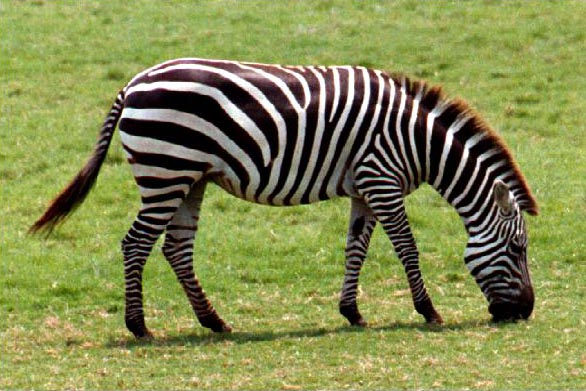
#> input picture images/zebra.jpg, 586 x 391 px
$ python exp_max.py
#> lines starting #> are read from the running program, lines starting #| are printed output that depends on the picture
### k_means.py
import numpy as np
from matplotlib import image
import matplotlib.pyplot as plt
from tqdm import tqdm


def calculate_k_means(data, k):
    n, d = data.shape

    # random initialize means
    mew_old = mew = np.random.randn(k, d)

    # repeatedly perform assignment and mean update
    # hard limit is 50
    print('starting k-means')
    for x in tqdm(range(50)):

        # assignment
        assignment = np.argmin(np.asarray([np.sum((data - mew[a]) ** 2, axis=1) for a in range(k)]), axis=0)

        # mean update
        mew = np.asarray([np.sum((assignment == a) * (data.transpose()), axis=1) / (
            np.sum(assignment == a) + 1e-8) for a in range(k)])

        # until convergence
        if np.sum((mew - mew_old) ** 2) < 1e-10:
            break
        mew_old = mew

    print("converged at iteration: ", x)

    return mew


# [22 lines left out: functions k_means_clustering, main, not called in this run]


# [2 lines that do not run on import are left out]

### exp_max.py
import numpy as np
from matplotlib import image
import matplotlib.pyplot as plt
from k_means import *
import scipy.stats as st
from tqdm import tqdm


def initialize_params(k, d):
    pi = np.random.rand(k)
    # normalize pi
    pi = pi / np.sum(pi)

    mew = np.random.randn(k, d) * 100

    # identity matrix
    sigma = np.identity(d) * 100
    sigma = np.asarray([sigma] * k)

    return pi, mew, sigma


def cal_expectation(data, pi, mew, sigma, k):
    n, d = data.shape
    gamma = np.zeros((k, n))

    for i in range(k):
        gamma[i] = pi[i] * st.multivariate_normal.pdf(data, mew[i], sigma[i])

    sum_gamma = np.sum(gamma, axis=0)
    gamma = gamma / sum_gamma
    return gamma


def cal_maximization(data, gamma, k):
    n, d = data.shape

    Nk = np.sum(gamma, axis=1)

    pi = Nk / n

    mew = np.zeros((k, d))

    for i in range(k):
        mew[i] = np.sum(gamma[i] * data.transpose()) / Nk[i]

    sigma = np.empty((k, d, d))
    for i in range(k):
        diff = data - mew[i]
        sigma[i] = np.dot(gamma[i] * diff.T, diff) / Nk[i]

    return pi, mew, sigma


def main():
    img_mat = image.imread('images/zebra.jpg')
#> img_mat is the input picture: shape (391, 586, 3); mean R, G, B 132.5, 138.4, 80.5

    k = 2
    h, w, d = img_mat.shape
#> h = 391; w = 586; d = 3
    img_mat = img_mat.reshape((h * w, d))

    pi, mew, sigma = initialize_params(k, d)
#> pi = [0.434, 0.566]

    mew = calculate_k_means(img_mat, k)
#> the loop in calculate_k_means, `for x in tqdm(range(50)):` made 9 passes
#> mew_old on passes 1 to 8: [[0, 0.888, 2.6], [133.6, 139.5, 81.18]], [[25.09, 16.27, 13.29], [153.9, 162.8, 93.98]], [[33.26, 24.4, 19.01], [156.4, 165.9, 95.38]], [[35.71, 26.9, 20.66], [157, 166.7, 95.74]], [[36.38, 27.62, 21.08], [157.2, 166.9, 95.84]], [[36.59, 27.83, 21.21], [157.2, 166.9, 95.86]], [[36.66, 27.9, 21.26], [157.3, 167, 95.87]], [[36.67, 27.91, 21.27], [157.3, 167, 95.88]]
#> mew = [[36.67, 27.91, 21.27], [157.3, 167, 95.88]]

    pi_old, mew_old, sigma_old = pi, mew, sigma
#> pi_old = [0.434, 0.566]; mew_old = [[36.67, 27.91, 21.27], [157.3, 167, 95.88]]

    print('starting EM')
    for i in tqdm(range(100)):
        gamma = cal_expectation(img_mat, pi, mew, sigma, k)

        pi, mew, sigma = cal_maximization(img_mat, gamma, k)

        # until convergence
        if np.sum((mew - mew_old) ** 2) < 1e-10:
            break
        mew_old = mew
#> this loop made 70 passes
#> (Nk in cal_maximization, pi, mew_old) on passes 1 to 8: ([47074.9, 182051.1], [0.205, 0.795], [[85.76, 85.76, 85.76], [420.1, 420.1, 420.1]]), ([62014.1, 167111.9], [0.271, 0.729], [[175, 175, 175], [416.8, 416.8, 416.8]]), ([68686, 160440], [0.3, 0.7], [[217.7, 217.7, 217.7], [408.6, 408.6, 408.6]]), ([70127.9, 158998.1], [0.306, 0.694], [[220.2, 220.2, 220.2], [409.2, 409.2, 409.2]]), ([71126.9, 157999.1], [0.31, 0.69], [[221.5, 221.5, 221.5], [409.8, 409.8, 409.8]]), ([71872.4, 157253.6], [0.314, 0.686], [[222.7, 222.7, 222.7], [410.2, 410.2, 410.2]]), ([72410.2, 156715.8], [0.316, 0.684], [[223.7, 223.7, 223.7], [410.4, 410.4, 410.4]]), ([72798.6, 156327.4], [0.318, 0.682], [[224.4, 224.4, 224.4], [410.5, 410.5, 410.5]])

    prob = np.zeros((k, h * w))
    for i in range(k):
        prob[i] = pi[i] * st.multivariate_normal.pdf(img_mat, mew[i], sigma[i])

    assignment = np.argmax(prob, axis=0)
    # assignment = np.asarray(np.dstack((assignment, assignment, assignment)), dtype=np.float32) / (k - 1 + 1e-20)
    img_mat = img_mat.reshape((h, w, d))

    mask1 = np.asarray(img_mat * 255 * assignment.reshape((h, w, 1)), dtype=np.float32)
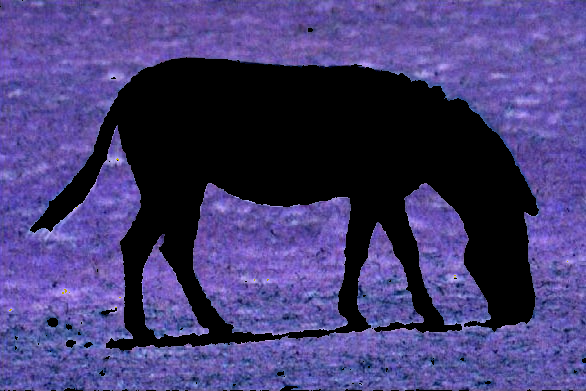
#> mask1: shape (391, 586, 3) float32; mean R, G, B 68.1, 59.2, 114.8
    plt.imshow(mask1)
    plt.show()
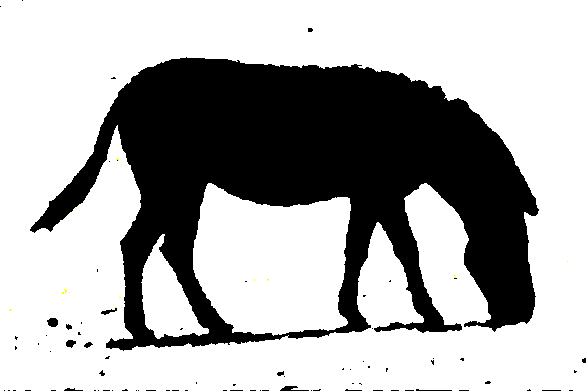
#> shown: shape (391, 586, 3) float32; mean R, G, B 0.678, 0.678, 0.677

    assignment = -assignment + 1
    mask2 = np.asarray(img_mat * 255 * assignment.reshape((h, w, 1)), dtype=np.float32)
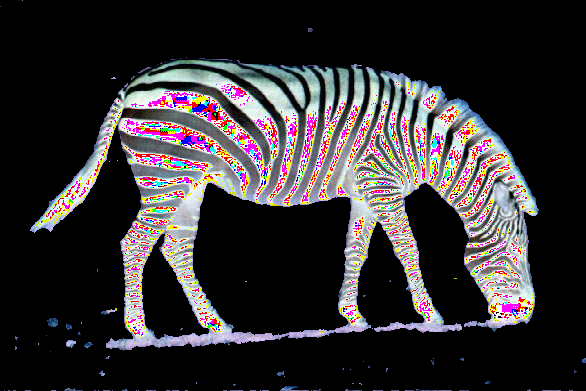
#> mask2: shape (391, 586, 3) float32; mean R, G, B 53.1, 49, 50.8
    plt.imshow(mask2, cmap=plt.cm.gray)
    plt.show()
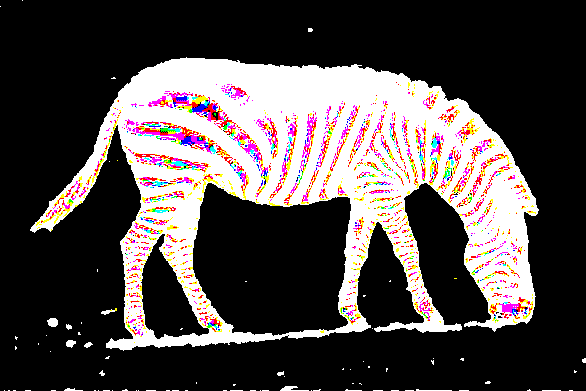
#> shown: shape (391, 586, 3) float32; mean R, G, B 0.313, 0.286, 0.284


if __name__ == '__main__':
    main()

$ run again, with images/fox.jpg copied over images/zebra.jpg
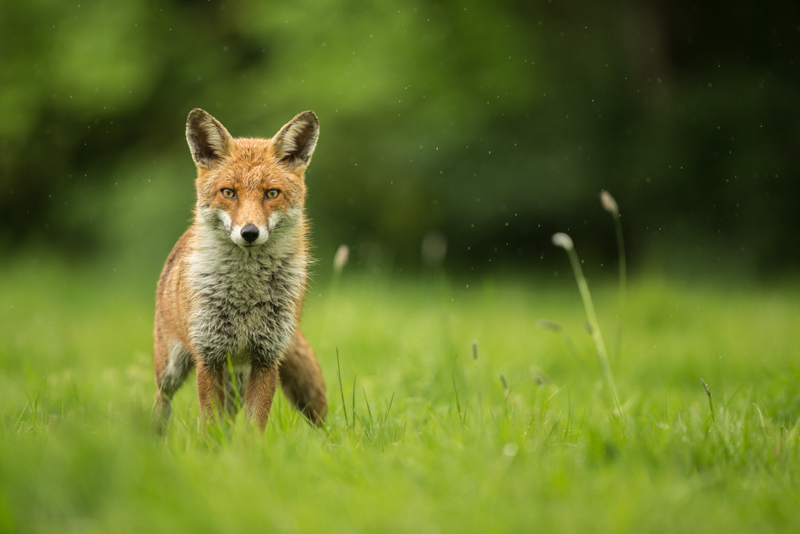
#> input picture images/fox.jpg, 800 x 534 px
#> in main, img_mat is the input picture: shape (534, 800, 3); mean R, G, B 98.1, 114.9, 40.5
#> the loop in calculate_k_means, `for x in tqdm(range(50)):` made 11 passes
#> mew_old on passes 1 to 8: [[0, 0, 0], [98.1, 114.9, 40.47]], [[29.56, 39.38, 12.2], [118.1, 136.9, 48.7]], [[40.64, 53.23, 16.38], [131.9, 151.2, 54.65]], [[45.04, 58.44, 18.31], [136.6, 155.9, 56.56]], [[46.41, 59.97, 18.95], [137.9, 157.2, 57.03]], [[46.81, 60.42, 19.13], [138.2, 157.6, 57.16]], [[46.91, 60.53, 19.17], [138.3, 157.6, 57.19]], [[46.94, 60.57, 19.19], [138.3, 157.7, 57.2]]
#> in main, `mew = calculate_k_means(img_mat, k)`: mew = [[46.96, 60.59, 19.2], [138.4, 157.7, 57.21]]
#> in main, `pi_old, mew_old, sigma_old = pi, mew, sigma`: pi_old = [0.434, 0.566]; mew_old = [[46.96, 60.59, 19.2], [138.4, 157.7, 57.21]]
#> the loop in main, `for i in tqdm(range(100)):` made 90 passes
#> (Nk in cal_maximization, pi, mew_old) on passes 1 to 5: ([187943.9, 239256.1], [0.44, 0.56], [[126.6, 126.6, 126.6], [353.2, 353.2, 353.2]]), ([206220.3, 220979.7], [0.483, 0.517], [[143, 143, 143], [356.6, 356.6, 356.6]]), ([220389.1, 206810.9], [0.516, 0.484], [[151.9, 151.9, 151.9], [361.8, 361.8, 361.8]]), ([230743.8, 196456.2], [0.54, 0.46], [[158.6, 158.6, 158.6], [365, 365, 365]]), ([238188.1, 189011.9], [0.558, 0.442], [[163.5, 163.5, 163.5], [366.9, 366.9, 366.9]])
#> in main, `mask2 = np.asarray(img_mat * 255 * assignment.reshape((h, w, 1)), dtyp..`:
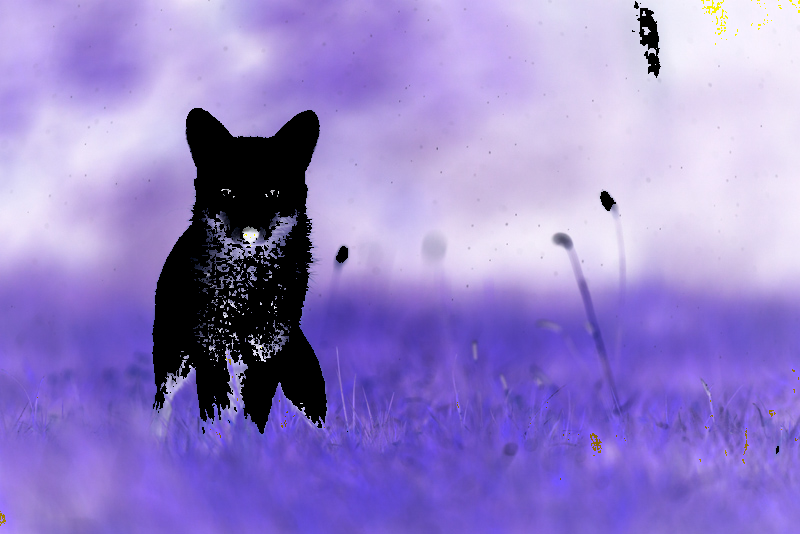
#> mask2: shape (534, 800, 3) float32; mean R, G, B 149.1, 130.6, 200.9
#> in main, `plt.show()`:
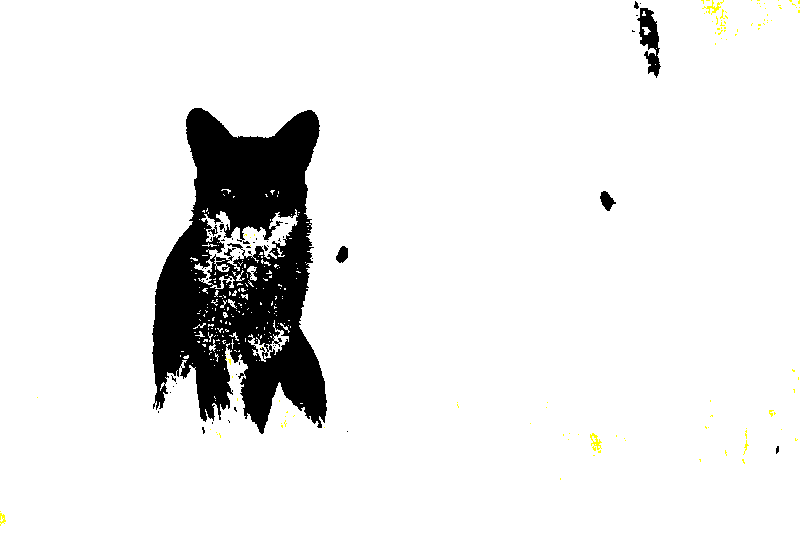
#> shown: shape (534, 800, 3) float32; mean R, G, B 0.917, 0.917, 0.915
